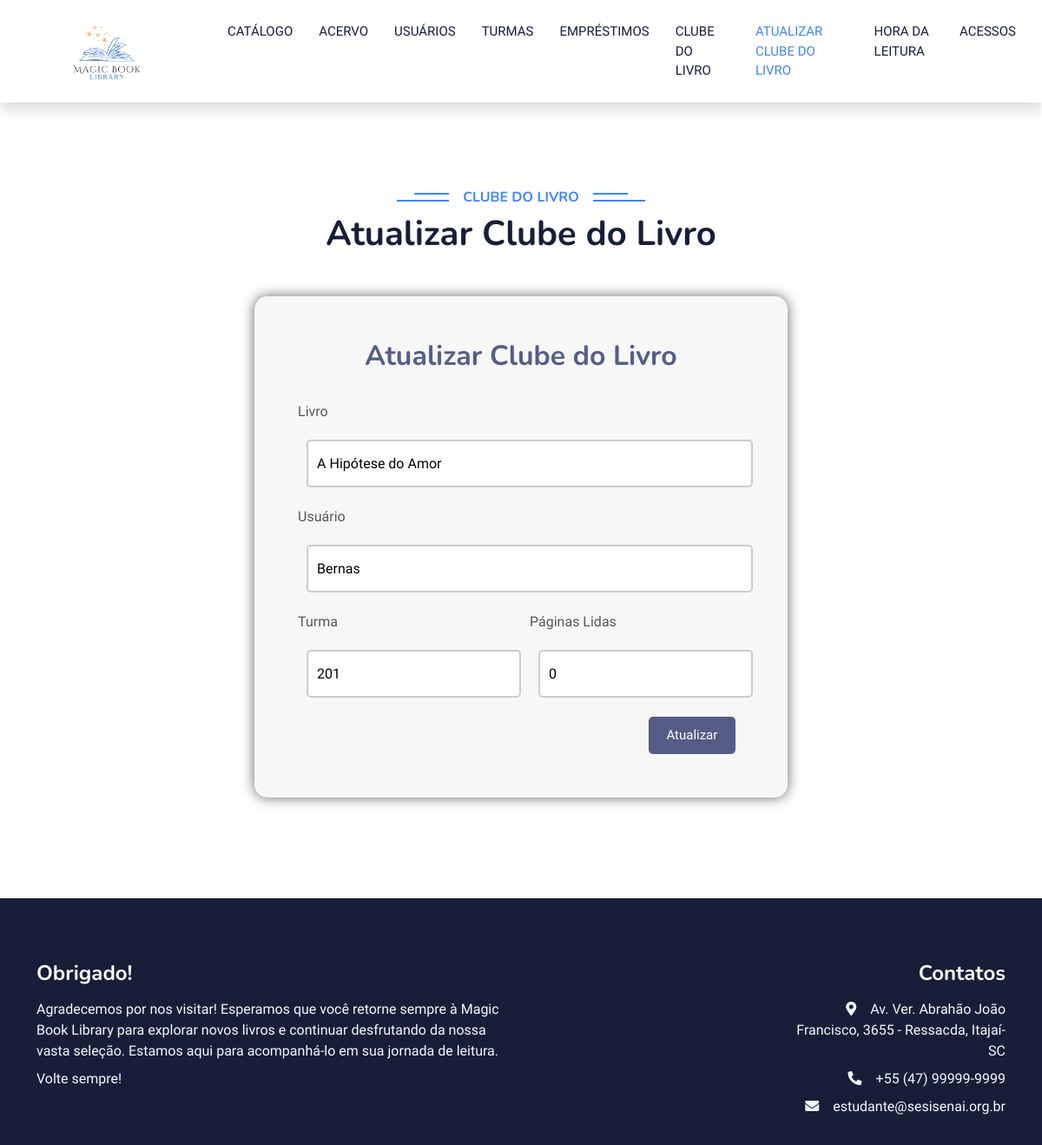
/atualizarClube.php?id=13, run on the app's committed database.
### tables this page shows
CREATE TABLE `clube` (
  `id` int(11) NOT NULL,
  `titulo` varchar(500) NOT NULL,
  `nome` varchar(100) NOT NULL,
  `turma` int(5) NOT NULL,
  `pagina` int(10) NOT NULL
);

### atualizarClube.php (the view, shortened to what this page needs)
<!DOCTYPE html>
<html lang="en">
<head>
    <link href="https://cdnjs.cloudflare.com/ajax/libs/font-awesome/5.10.0/css/all.min.css" rel="stylesheet">
    <link href="https://cdn.jsdelivr.net/npm/bootstrap-icons@1.4.1/font/bootstrap-icons.css" rel="stylesheet">
    <link href="lib/animate/animate.min.css" rel="stylesheet">
    <link href="lib/owlcarousel/assets/owl.carousel.min.css" rel="stylesheet">
    <link href="css/bootstrap.min.css" rel="stylesheet">
    <link href="style.css" rel="stylesheet">
</head>
<body>
    <nav class="navbar navbar-expand-lg bg-white navbar-light shadow sticky-top p-0">
        <a href="menuAdm.php" class="navbar-brand d-flex align-items-center px-4 px-lg-5">
            <h2 class="m-0 text-primary"><img height="150" src="img/Logo.png"></h2>
        </a>
        <div class="collapse navbar-collapse" id="navbarCollapse">
            <div class="navbar-nav ms-auto p-4 p-lg-0">
                <a href="menuAdm.php" class="nav-item nav-link ">Catálogo</a>
                <a href="acervo.php" class="nav-item nav-link ">Acervo</a>
                <a href="usuarios.php" class="nav-item nav-link ">Usuários</a>
                <a href="turma.php" class="nav-item nav-link ">Turmas</a>
                <a href="relatorio.php" class="nav-item nav-link ">Empréstimos</a>
                <a href="clube.php" class="nav-item nav-link ">Clube do Livro</a>
                <a href="atualizarClube.php" class="nav-item nav-link active">Atualizar Clube do Livro</a>
                <a href="hora.php" class="nav-item nav-link ">Hora da Leitura</a>
                <a href="index.php" class="nav-item nav-link">Acessos</a>
        </div>
    </nav>
    <div class="container-fluid p-0 mb-5">
        <div class="owl-carousel header-carousel position-relative">
            <div class="owl-carousel-item position-relative top-0 start-0 w-100 h-30 d-flex align-items-center">
                <div class="position-absolute top-0 start-0 w-100 h-100 d-flex align-items-center" style="background: rgba(23, 29, 56, .7);">
                    <div class="container">
                        <div class="row justify-content-start">on
                            <div class="col-sm-10 col-lg-8">
                                <p class="fs-5 text-white mb-4 pb-2">SEJA BEM VINDO A LIBRARY! onde a curiosidade é incentivada e o conhecimento é valorizado.
                                </p>
                            </div>
                        </div>
                    </div>
                </div>
            </div>
        </div>
    </div>
    <div class="container-xxl py-5 category">
        <div class="container">
            <div class="text-center wow fadeInUp" data-wow-delay="0.1s">
                <h6 class="section-title bg-white text-center text-primary px-3">Clube do Livro</h6>
                <h1 class="mb-5">Atualizar Clube do Livro</h1>
            </div>
            <div class="row g-4">
            <?php
$servername = "127.0.0.1";
$username = "root";
$password = "root";
$dbname = "projeto_biblioteca";
$conn = new mysqli($servername, $username, $password, $dbname);
if (isset($_GET['id'])) {
    $clubeId = $_GET['id'];
    $sql = "SELECT * FROM clube WHERE id = '$clubeId'";
    $result = $conn->query($sql);
    if ($result->num_rows > 0) {
        $row = $result->fetch_assoc();
        $titulo = $row['titulo'];
        $nome = $row['nome'];
        $turma = $row['turma'];
        $pagina = $row['pagina'];
    } else {
        echo "Empréstimo não encontrado.";
    }
}
?>
    <link rel="stylesheet" type="text/css" href="style.css">
</head>
<div style="display: flex; justify-content: center; padding-bottom: 20px; padding-top: 15;">
    <form style="background-color: #f7f7f7; box-shadow: 0px 0px 15px #666; width: 55%; border-radius: 15px;" method="post" action="atualizarClube.php" id="formlogin" name="formlogin">
        <div style="padding: 50px; display: flex; flex-wrap: wrap;">
            <div style="padding-bottom: 25px; width: 100%; display: block;">
                <h2 style="display: flex; justify-content: center; color: rgba(17, 27, 88, 0.7);">Atualizar Clube do Livro</h2>
            </div>
            <div style="width: 100%; padding-bottom: 12px;">
                <label style="float: left; padding-bottom: 5px; width: 100px;" for="titulo">Livro</label><br>
                <input style="flex: 1; border: 2px solid #ccc; height: 55px; padding: 10px; margin: 10px; border-radius: 5px;" type="text" id="titulo" name="titulo" value="<?php echo $titulo; ?>">
            </div>
            <div style="width: 100%; padding-bottom: 12px;">
                <label style="float: left; padding-bottom: 5px; width: 100px;" for="nome">Usuário</label><br>
                <input style="flex: 1; border: 2px solid #ccc; height: 55px; padding: 10px; margin: 10px; border-radius: 5px;" type="text" id="nome" name="nome" value="<?php echo $nome; ?>">
            </div>
            <div style="width: 100%; padding-bottom: 12px; display: flex;">
                <div style="flex: 1;">
                <label style="float: left; padding-bottom: 5px; width: 100px;" for="turma">Turma</label><br>
                <input style="flex: 1; width: calc(100% - 0px); border: 2px solid #ccc; height: 55px; padding: 10px; margin: 10px; border-radius: 5px;" type="number" id="turma" name="turma" value="<?php echo $turma; ?>">
            </div>
                <div style="flex: 1; margin-left: 20px;">
                    <label style="float: left; padding-bottom: 5px; width: 100px;" for="pagina">Páginas Lidas</label><br>
                    <input style="width: 100%; border: 2px solid #ccc; height: 55px; padding: 10px; margin: 10px; border-radius: 5px;" type="number" id="pagina" name="pagina" value="<?php echo $pagina; ?>">
                </div>
            </div>
            <div style="width: 100%; display: flex; justify-content: flex-end; align-items: center;">
                <button type="submit">Atualizar</button>
        </div>
        </div>
    </form>
</div>
</div>
        </div>
    </div>
    <div class="container-fluid bg-dark text-light footer pt-5 mt-5 wow fadeIn" data-wow-delay="0.1s">
    <div class="container py-4">
        <div class="row g-5">
            <div class="col-lg-6 col-md-6 text-start">
                <h4 class="text-white mb-3">Obrigado!</h4>
                <p class="mb-2"><i class=""></i>Agradecemos por nos visitar! Esperamos que você retorne sempre à Magic Book Library para explorar novos livros e continuar desfrutando da nossa vasta seleção. Estamos aqui para acompanhá-lo em sua jornada de leitura.</p>
                <p class="mb-2"><i class=""></i>Volte sempre!</p>
            </div>
            <div class="col-lg-3 col-md-6 text-start">
            </div>
            <div class="col-lg-3 col-md-6 text-end ">
                <h4 class="text-white mb-3">Contatos</h4>
                <p class="mb-2"><i class="fa fa-map-marker-alt me-3"></i>Av. Ver. Abrahão João Francisco, 3655 - Ressacda, Itajaí-SC</p>
                <p class="mb-2"><i class="fa fa-phone-alt me-3"></i>+55 (47) 99999-9999</p>
                <p class="mb-2"><i class="fa fa-envelope me-3"></i>estudante@sesisenai.org.br</p>
            </div>
        </div>
    </div>
</div>
</body>
</html>

### style.css (style rules this page uses)
:root { --primary: #4285F4; --light: #F0FBFC; --dark: #181d38; }
.navbar-light .navbar-nav .nav-link { margin-right: 30px; padding: 25px 0; color: #FFFFFF; font-size: 15px; text-transform: uppercase; outline: none; }
.navbar-light .navbar-nav .nav-link:hover, .navbar-light .navbar-nav .nav-link.active { color: var(--primary); }
.navbar-light .navbar-brand, .navbar-light a.btn { height: 75px; }
.navbar-light .navbar-nav .nav-link { color: var(--dark); font-weight: 500; }
.navbar-light.sticky-top { top: -100px; transition: .5s; }
.section-title { position: relative; display: inline-block; text-transform: uppercase; }
.section-title::before { position: absolute; content: ""; width: calc(100% + 80px); height: 2px; top: 4px; left: -40px; background: var(--primary); z-index: -1; }
.section-title::after { position: absolute; content: ""; width: calc(100% + 120px); height: 2px; bottom: 5px; left: -60px; background: var(--primary); z-index: -1; }
label { display: block; margin-bottom: 5px; }
input[type="text"], input[type="email"], input[type="password"] { width: 100%; padding: 8px; border: 1px solid #ccc; border-radius: 3px; }
button { font-size: 15px; width: 100px; padding: 10px 15px; color: white; background-color: rgba(17, 27, 88, 0.7); border-radius: 5px; margin-right: 10px; border: none; }

### data on the page
clube: titulo "A Hipótese do Amor", nome "Bernas", turma "201", pagina "0"
